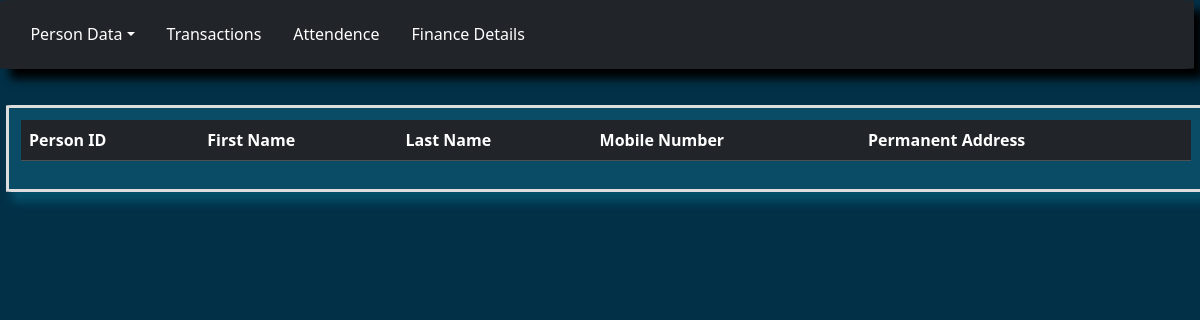
Page /view_staff_list on the earlier database version.
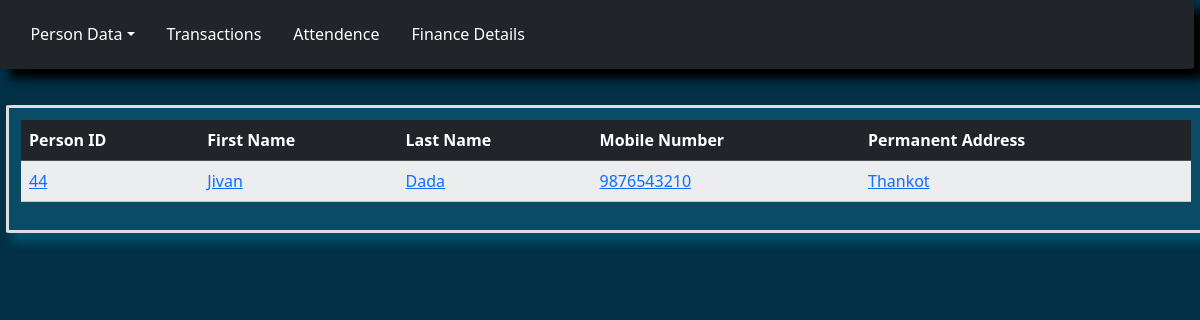
Same page on the later database version.
### tables this page shows
CREATE TABLE staff(
    staff_id INTEGER,
    joined_date DATE,
    left_date DATE,
    salary NUMBER,
    post TEXT,
    FOREIGN KEY (staff_id) REFERENCES persons(person_id)
    PRIMARY KEY(staff_id)
);

CREATE TABLE persons(
    person_id INTEGER, /*primary key for  member*/
    first_name TEXT,
    last_name TEXT,
    photo TEXT, /* passport size photo name, which will be stored in /static/uploads */
    gender VARCHAR(1),/* M or F or O (Male, Female, Other) */
    dob DATE,
    temporary_address TEXT,
    permanent_address TEXT,
    mobile_number TEXT,
    occupation TEXT,
    emergency_number TEXT,
    married INTEGER, /* 0 for unmarried 1 for married*/
    blood_group TEXT,
    PRIMARY KEY (person_id) /* Automatically increments the id for new record in the table */
);

### app.py (the view)
@app.route("/view_staff_list")
def view_staff_list():
        records = db.execute("SELECT * FROM persons JOIN staff ON persons.person_id = staff.staff_id")
        return render_template("viewstafflist.html", current_page="view_member_data", records=records)

### templates/viewstafflist.html (shortened to what this page needs)
{% extends "template.html" %}
{% block body %}
    <table class="table table-striped">
            <thead class="table-dark">
                <tr>
                        <th>Person ID</th>
                        <th>First Name</th>
                        <th>Last Name</th>
                        <th>Mobile Number</th>
                        <th>Permanent Address</th>
                </tr>
            </thead>
            <tbody class="table-light">
                {% for record in records %}
                        <td><a href="/view_staff_data?staff_id={{record['person_id']}}">{{record["person_id"]}}</a></td>
                        <td><a href="/view_staff_data?staff_id={{record['person_id']}}">{{record["first_name"]}}</a></td>
                        <td><a href="/view_staff_data?staff_id={{record['person_id']}}">{{record["last_name"]}}</a></td>
                        <td><a href="/view_staff_data?staff_id={{record['person_id']}}">{{record["mobile_number"]}}</a></td>
                        <td><a href="/view_staff_data?staff_id={{record['person_id']}}">{{record["permanent_address"]}}</a></td>
                {% endfor %}
            </tbody>
    </table>
{% endblock %}

Differences in the rows shown:
added staff: person_id "44", first_name "Jivan", last_name "Dada", mobile_number "9876543210", permanent_address "Thankot"
